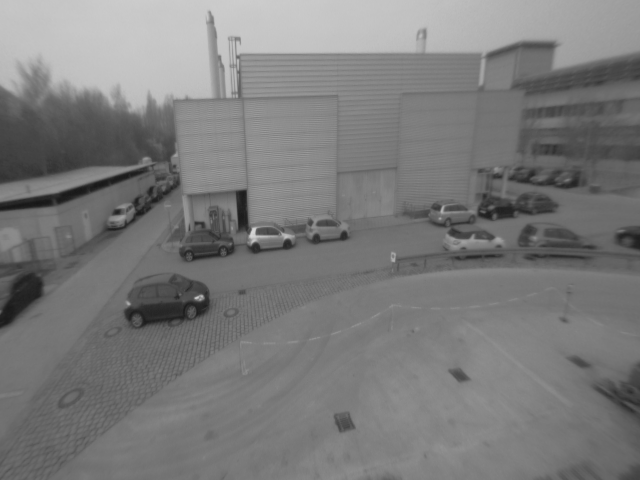
#> input picture images/img1.png, 640 x 480 px
$ python corner_detector.py
#> lines starting #> are read from the running program, lines starting #| are printed output that depends on the picture; after the words box and inside, x2 and y2 are one past the last pixel; in counts of white or black regions, pixels touching at a corner belong together
import numpy as np
import scipy as sp
from scipy.sparse import diags
import matplotlib.pyplot as plt
import scipy.signal as sg
import cv2

class HarrisCornerDetector():
    def __init__(self, sigma=1, k=0.05, threshold=10e-7):
        self.sigma = sigma
        self.k = k
        self.threshold = threshold

        self.I_x = None
        self.I_y = None
        self.img = None
        self.img_with_corners = None

    def get_x_gradient(self, img):
        # read dimensions
        Ny, Nx = img.shape

        # Create sparse D_x matrix
        D_x = self.D_x_matrix(Nx, Ny)

        # Get I_x gradient
        I_x_vector = D_x @ np.reshape(img, -1)

        I_x = np.reshape(I_x_vector, (Ny, Nx))
        return I_x

    def get_y_gradient(self, img):
        # read dimensions
        Ny, Nx = img.shape

        # Create sparse D_x matrix
        D_y = self.D_y_matrix(Nx, Ny)

        # Get I_x gradient
        I_y_vector = D_y @ np.reshape(img.T, -1)

        I_y_t = np.reshape(I_y_vector, (Nx, Ny))
        I_y = I_y_t.T
        return I_y

    def D_x_matrix(self, n_x, n_y):
        v = np.ones(n_x - 1)
        diagonals = [-v, v]
        d_x_small = diags(diagonals, [-1, 1]).toarray()
        d_x_small[0, 0] = -2
        d_x_small[0, 1] = 2
        d_x_small[-1, -1] = 2
        d_x_small[-1, n_x - 2] = -2

        D_x = sp.sparse.kron(sp.sparse.eye(n_y), d_x_small)

        return 1 / 2 * D_x

    def D_y_matrix(self, n_x, n_y):
        v = np.ones(n_y - 1)
        diagonals = [v, -v]
        d_y_small = diags(diagonals, [-1, 1]).toarray()
        d_y_small[0, 0] = 2
        d_y_small[0, 1] = -2
        d_y_small[-1, -1] = -2
        d_y_small[-1, n_y - 2] = 2

        D_y = sp.sparse.kron(sp.sparse.eye(n_x), d_y_small)

        return 1 / 2 * D_y

    def generate_gaussian_kernel(self, sigma=1, mu=0):
        k = int(2 * 2 * sigma + 1)
        x, y = np.meshgrid(np.linspace(-1, 1, k), np.linspace(-1, 1, k))
        d = np.sqrt(x * x + y * y)
        g = np.exp(-((d - mu) ** 2 / (2.0 * sigma ** 2)))
        return g

    def non_max_surpression(self, A):
        # get elements non zero candidates
        positions = np.argwhere(A != 0)
        A_surpressed = np.zeros_like(A)
        rows, cols = A.shape

        for pos in positions:
            cur_value = A[pos[0], pos[1]]
            if cur_value == 0:
                pass
            else:
                # do not check boundaries == set to zero
                if pos[0] == (rows - 1) or pos[0] == 0:
                    pass
                elif pos[1] == (cols - 1) or pos[1] == 0:
                    pass
                else:
                    if cur_value < A[pos[0] + 1, pos[1]]:
                        pass
                    elif cur_value < A[pos[0] - 1, pos[1]]:
                        pass
                    elif cur_value < A[pos[0], pos[1] + 1]:
                        pass
                    elif cur_value < A[pos[0], pos[1] - 1]:
                        pass
                    else:
                        A_surpressed[pos[0], pos[1]] = cur_value
        return A_surpressed


    def apply(self, image_path):
        # load  image as type np array grayscale (read only first channel)
#> called with image_path = 'images/img1.png'
        self.img = cv2.imread(image_path, 0)
#> self.img is the input picture: shape (480, 640); min 22, max 213, mean 122.7

        # normalize image
        img_normalized = (self.img - np.min(self.img)) / (np.max(self.img) - np.min(self.img))

        # get image gradients
        self.I_x = self.get_x_gradient(img_normalized)
        self.I_y = self.get_y_gradient(img_normalized)
#> in get_y_gradient, `I_y_t = np.reshape(I_y_vector, (Nx, Ny))`:
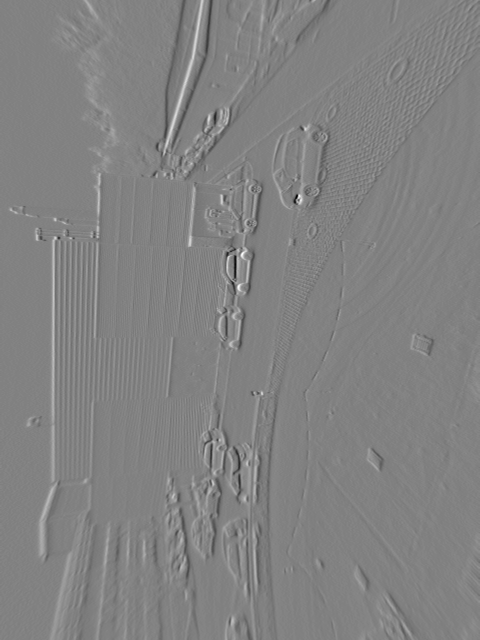
#> I_y_t: shape (640, 480) float64; min -0.277, max 0.267, mean 0.000839; drawn with min black and max white
#> in get_y_gradient, `I_y = I_y_t.T`:
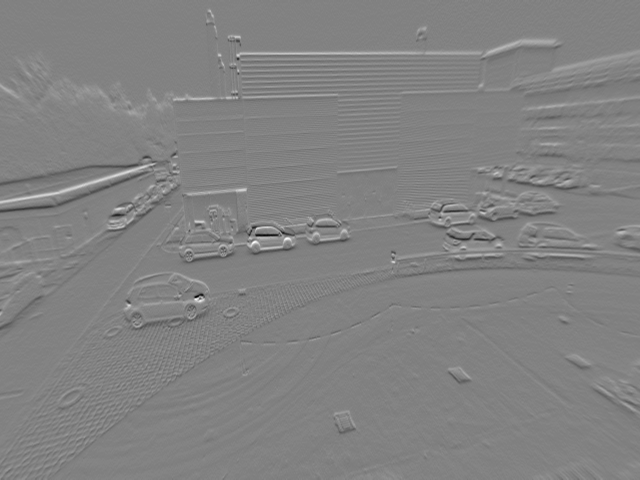
#> I_y: shape (480, 640) float64; min -0.277, max 0.267, mean 0.000839; drawn with min black and max white

        # get gaussian filter
        gaussian = self.generate_gaussian_kernel(sigma=self.sigma)

        # Compute I_x^2, I_y^2 and I_xy
        I_x2 = self.I_x * self.I_x
        I_y2 = self.I_y * self.I_y
        I_xy = self.I_x * self.I_y
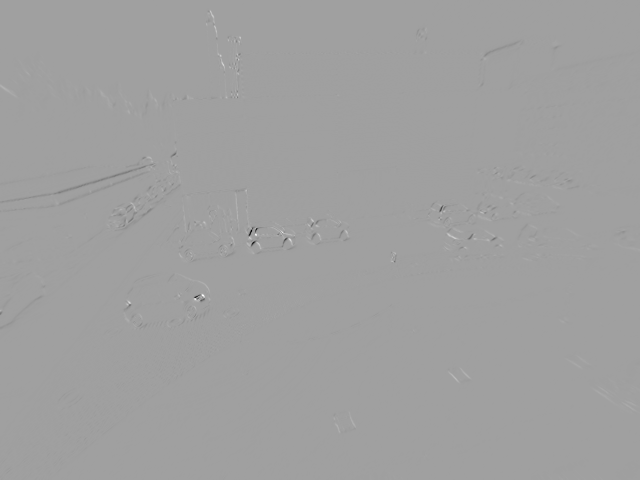
#> I_xy: shape (480, 640) float64; min -0.0543, max 0.0322, mean -3.74e-05; drawn with min black and max white

        # convolve with same padding gaussian with I_x2, I_y2 and I_xy to get entries of every tensor
        M_1_1_entries = sg.convolve2d(I_x2, gaussian, 'same', boundary='symm')
        M_2_2_entries = sg.convolve2d(I_y2, gaussian, 'same', boundary='symm')
        M_1_2_entries = sg.convolve2d(I_xy, gaussian, 'same', boundary='symm')

        # Reshape vectors to 1d
        M_1_1_entries_1d = np.reshape(M_1_1_entries, -1)
        M_2_2_entries_1d = np.reshape(M_2_2_entries, -1)
        M_1_2_entries_1d = np.reshape(M_1_2_entries, -1)

        # Init C array to store values of determinant
        C_1d = np.zeros_like(M_1_1_entries_1d)

        for pixel in range(int(self.I_x.size)):
            M_matrix = np.zeros((2, 2))
            M_matrix[0, 0] = M_1_1_entries_1d[pixel]
            M_matrix[1, 1] = M_2_2_entries_1d[pixel]
            M_matrix[0, 1] = M_1_2_entries_1d[pixel]
            M_matrix[1, 0] = M_1_2_entries_1d[pixel]
            C_1d[pixel] = np.linalg.det(M_matrix) - self.k * np.trace(M_matrix) ** 2

        # reshape C matrix to 2d
        self.C = np.reshape(C_1d, self.I_x.shape)

        # Apply threshold
        C_thres = self.C.copy()
        C_thres[self.C < self.threshold] = 0

        # Non max surpression

        self.C_surspresed = self.non_max_surpression(C_thres)
#> in non_max_surpression, `positions = np.argwhere(A != 0)`: positions = 8035 pairs, first value 9 to 433, second value 0 to 632
#> the loop in non_max_surpression, `for pos in positions:` made 8035 passes
#> (pos, cur_value) on passes 1 to 3: ([9, 207], 0.000126), ([9, 208], 0.000475), ([9, 209], 0.000648)
        self.C_surspresed[self.C_surspresed != 0] = 255
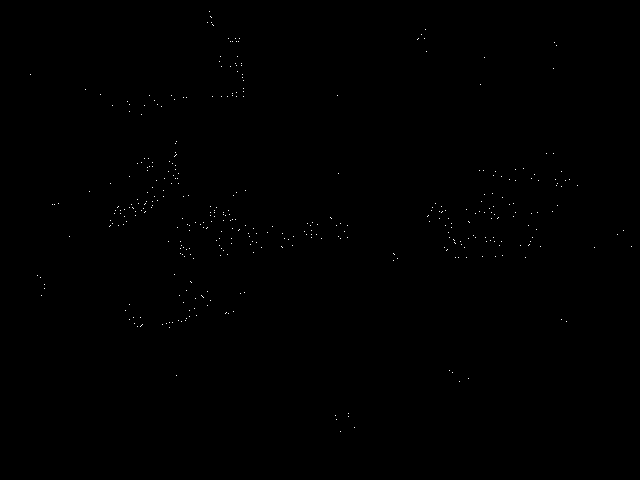
#> self.C_surspresed: shape (480, 640) float64; 0.13% white in thin lines or dots, all inside (x1, y1, x2, y2) = (30, 11, 632, 432)

        # Show corners on original image
        self.img_with_corners = self.img.copy()
        self.img_with_corners[self.C_surspresed != 0] = 0
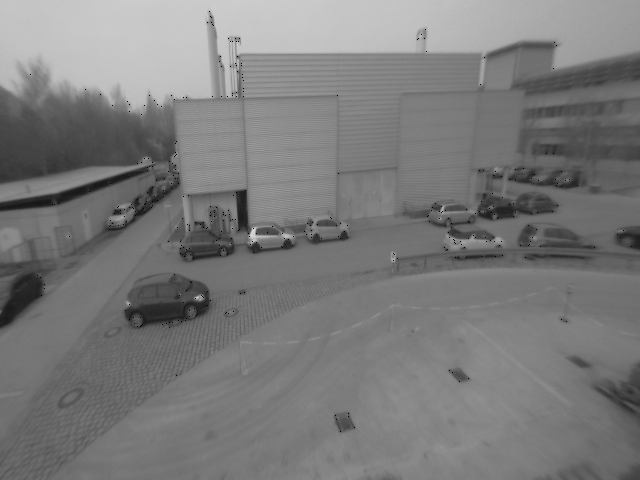
#> self.img_with_corners: shape (480, 640); 0.13% of pixels changed, all inside (x1, y1, x2, y2) = (30, 11, 632, 432)

    def plot_results(self, original_image = True, gradient_x=True, gradient_y= True, C_before_threshold=True, C_after_threshold_surpressed=True):
#> called with original_image = True, gradient_x = True, gradient_y = True, C_before_threshold = True, C_after_threshold_surpressed = True
        plt.figure('Image with corners')
        plt.imshow(self.img_with_corners, cmap='gray')
        plt.colorbar()

        if original_image:
            plt.figure('Original grayscale image')
            plt.imshow(self.img, cmap='gray')
            plt.colorbar()

        if gradient_x:
            plt.figure('x-gradient')
            plt.imshow(self.I_x)
            plt.colorbar()

        if gradient_y:
            plt.figure('y-gradient')
            plt.imshow(self.I_y)
            plt.colorbar()

        if C_before_threshold:
            plt.figure('C')
            plt.imshow(self.C)
            plt.colorbar()

        if C_after_threshold_surpressed:
            plt.figure('C _final')
            plt.imshow(self.C_surspresed)
            plt.colorbar()

        plt.show()
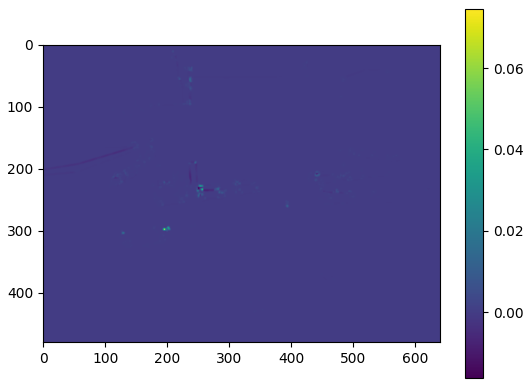
#> figure drawn by matplotlib, 2 panels
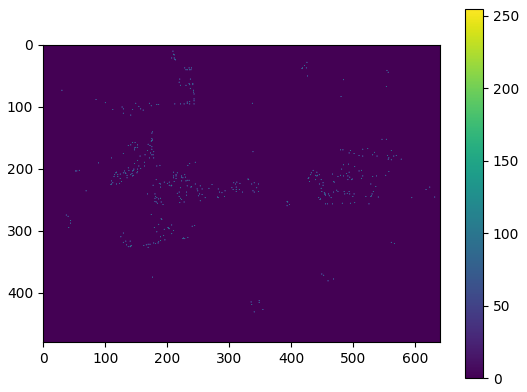
#> figure drawn by matplotlib, 2 panels

if __name__ == "__main__":
    example = HarrisCornerDetector(threshold=10e-5)
    example.apply(image_path='images/img1.png')
    example.plot_results()

$ run again, with images/animal.png copied over images/img1.png
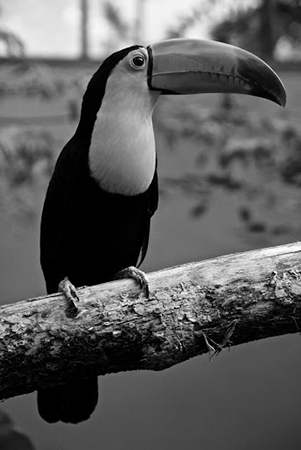
#> input picture images/animal.png, 301 x 450 px
#> in apply, self.img is the input picture: shape (450, 301); min 0, max 255, mean 91.3
#> positions = 24572 pairs, first value 3 to 425, second value 0 to 300
#> the loop in non_max_surpression, `for pos in positions:` made 24572 passes
#> (pos, cur_value) on passes 1 to 3: ([3, 213], 0.000102), ([3, 299], 0.00013), ([3, 300], 0.00021)
#> in apply, `self.C_surspresed[self.C_surspresed != 0] = 255`:
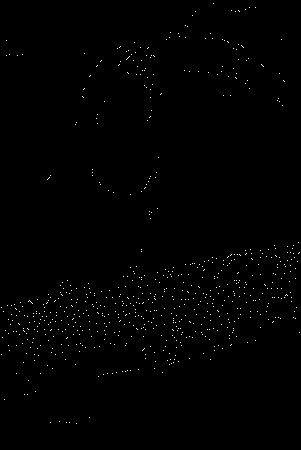
#> self.C_surspresed: shape (450, 301) float64; 0.56% white in thin lines or dots
#> self.img_with_corners: shape (450, 301); 0.55% of pixels changed, all inside (x1, y1, x2, y2) = (1, 3, 300, 424)
#> in plot_results, `plt.show()`:
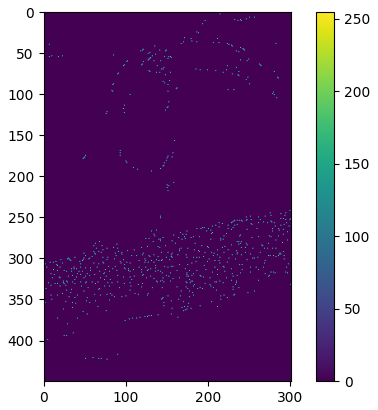
#> figure drawn by matplotlib, 2 panels

$ run again, with images/small.png copied over images/img1.png
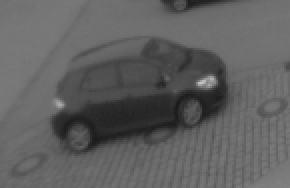
#> input picture images/small.png, 145 x 94 px (shown 2 times larger)
#> in apply, self.img is the input picture: shape (94, 145); min 26, max 195, mean 96
#> I_x_vector = 13630 values, max 0.293 at index 6043, min -0.269 at index 5762, mean -7.16e-06
#> I_y_vector = 13630 values, max 0.24 at index 9349, min -0.284 at index 9346, mean -0.000923
#> M_1_1_entries_1d = 13630 values, max 0.369 at index 5908, min 3.58e-05 at index 3618, mean 0.00895
#> M_2_2_entries_1d = 13630 values, max 0.547 at index 6045, min 3.61e-05 at index 1064, mean 0.0114
#> M_1_2_entries_1d = 13630 values, max 0.155 at index 5617, min -0.233 at index 5900, mean -0.0024
#> after the loop in apply, `for pixel in range(int(self.I_x.size)):`: C_1d = 13630 values, max 0.0889 at index 6044, min -0.00372 at index 5610, mean 0.000177
#> positions = 1049 pairs, first value 0 to 93, second value 24 to 144
#> the loop in non_max_surpression, `for pos in positions:` made 1049 passes
#> (pos, cur_value) on passes 1 to 3: ([0, 83], 0.000104), ([0, 84], 0.000345), ([0, 85], 0.00047)
#> in apply, `self.C_surspresed[self.C_surspresed != 0] = 255`:
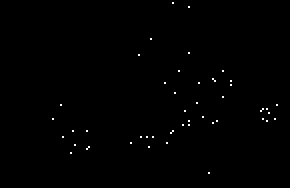
#> self.C_surspresed: shape (94, 145) float64 (shown 2 times larger); 0.36% white in thin lines or dots, all inside (x1, y1, x2, y2) = (26, 1, 139, 87)
#> self.img_with_corners: shape (94, 145); 0.36% of pixels changed, all inside (x1, y1, x2, y2) = (26, 1, 139, 87)
#> in plot_results, `plt.show()`:
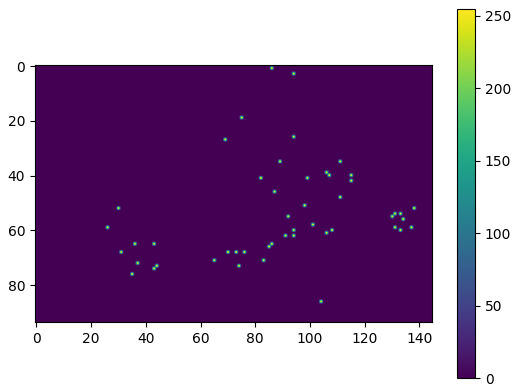
#> figure drawn by matplotlib, 2 panels
